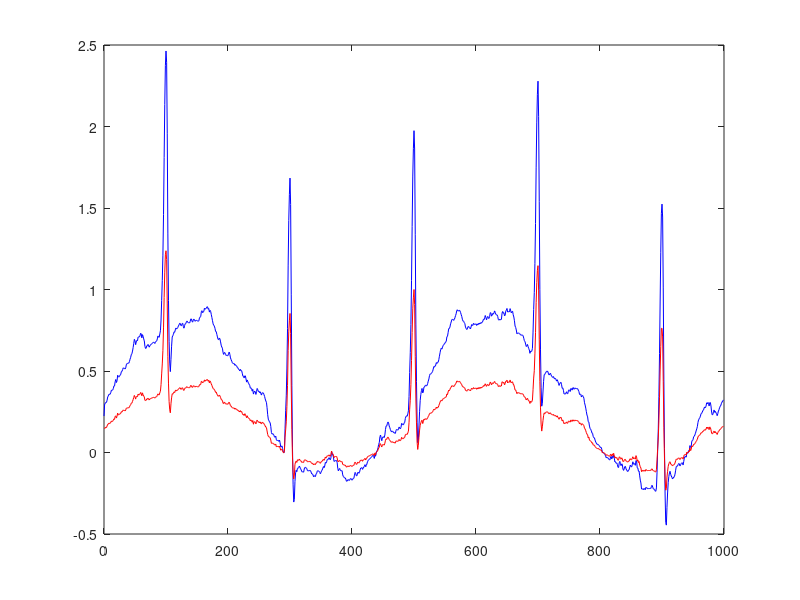

Source code (MATLAB):
%a
load ecgDrift.txt;          %load do ficheiro
plot(ecgDrift)              %grafico do sinal
t=(0:length(ecgDrift)-1);   %eixo dos x
c=length(ecgDrift)          %comprimento do sinal

h3=[0.5 -0.5];              %sistema h3 (passa-alto)

 y3=conv(ecgDrift,h3);      %convulsao do sinal

 c3=length(y3)              %comprimento do sinal convulsionado

 plot(t,y3(1:1000),'b',t,ecgDrift,'r')  %grafico de comparaçao dos 2 sinais

 %o sistema y(n)=Somatorio[h(k)*x(n-k)]=     ,k={0,1}
            % =h(0)x(n) + h(1)x(n-1)=
            % = (x(n)-x(n-1))/2     isto é uma aproximaçao a derivaçao ou
            %                       seja este sinal pode ser utilizados
            %                       como um filtro passa-alto

            
 %b                                     
                        %ecgDrift ---->h3 ----->y3----->h4------>y4

 h4=[1 1];              %sistema h4 (passa-baixo) por exemplo 

 y4=conv(ecgDrift,h4);

 plot(t,y4(1:1000),'b',t,ecgDrift,'r',t,y3(1:1000),'m') %grafico de 
                                                 %   comparaçao dos sinais
 
%independente se fosse usado o passa baixo ou o passa alto primeiro é
%indiferente devido aos sistemas terem a propriedade aditividade


%%%%%%%%%%%%%%%%% exercicio extra %%%%%%%%%%%%%%%%%%%%%%%%%%%%%%
%implementar o sistema:
%        ----> h3 ----->
% ------->              ---> + ----->  
%        ----> h4 -----> 

y5=y4+y3;
plot(t,y5(1:1000),'b',t,ecgDrift,'r')